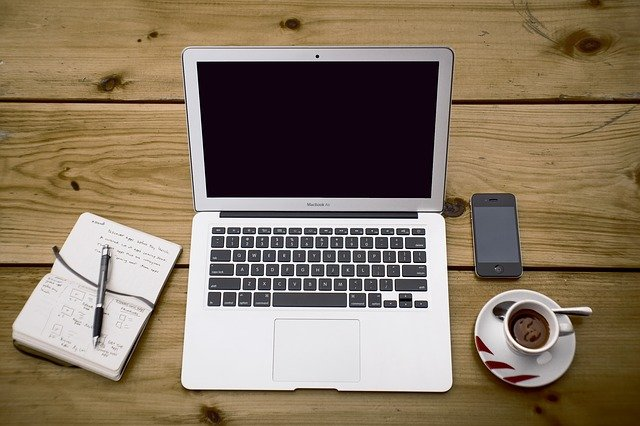
#> input picture yoloimg.jpg, 640 x 426 px, found by its file name
$ jupyter execute --allow-errors '3 - YOLO with OpenCV with NMS.ipynb'
#> lines starting #> are read from the running program, lines starting #| are printed output that depends on the picture
# Upgrade OpenCV in colab

**This upgrade is necessary to use the version 4 of YOLO**

[cell 1]
import numpy as np
import cv2
from google.colab.patches import cv2_imshow # colab do not support cv2.imshow()

# Variables

[cell 2]
ROOT_COLAB = '/content/drive/MyDrive/Colab Notebooks/YOLO'
YOLO_CONFIG = ROOT_COLAB + '/oc_data/'
COCO_LABELS_FILE = YOLO_CONFIG + 'coco.names'
YOLO_CONFIG_FILE = YOLO_CONFIG + 'yolov4.cfg'
YOLO_WEIGHTS_FILE = YOLO_CONFIG + 'yolov4.weights'
LABELS_FROM_FILE = False
IMAGE_FILE = 'yoloimg.jpg'
IMAGE = cv2.imread(ROOT_COLAB + '/' + IMAGE_FILE)
#> IMAGE is the input picture: shape (426, 640, 3); mean B, G, R 97, 118.2, 135.1
CONFIDENCE_MIN = 0.5

# Show image

[cell 3]
# Little function to resize in keeping the format ratio
# Source: https://stackoverflow.com/questions/35180764/opencv-python-image-too-big-to-display
def ResizeWithAspectRatio(_image, width=None, height=None, inter=cv2.INTER_AREA):
#> called with width = 700, inter = 3
    dim = None
    image = _image.copy()
    (h, w) = image.shape[:2]
#> h = 426; w = 640
    if width is None and height is None:
        return image
    if width is None:
        r = height / float(h)
        dim = (int(w * r), height)
    else:
        r = width / float(w)
#> r = 1.09
        dim = (width, int(h * r))
#> dim = (700, 465)
    return cv2.resize(image, dim, interpolation=inter)
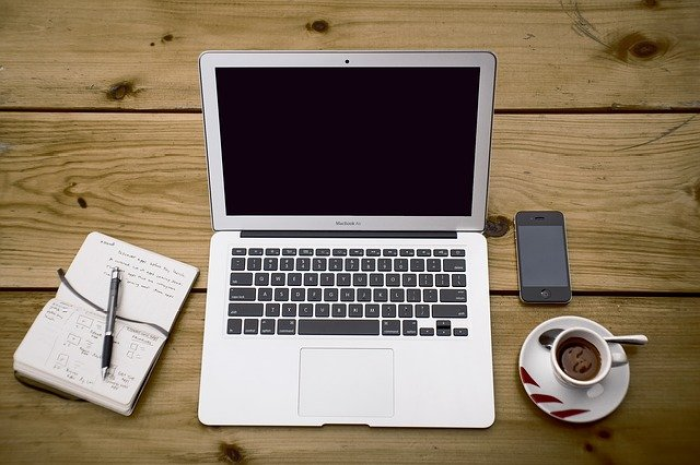
#> returned value: shape (465, 700, 3); mean of channels 0, 1, 2 96.9, 118.1, 135; drawn as B, G, R

cv2_imshow(ResizeWithAspectRatio(IMAGE, width=700))

[cell 4]
(H, W) = IMAGE.shape[:2]
#> H = 426; W = 640
(H, W)
#> Out = (426, 640)

## Read labels (only one in this case)

[cell 5]
with open(COCO_LABELS_FILE, 'rt') as f:
#> (reads oc_data/coco.names from the repository)
    labels = f.read().rstrip('\n').split('\n')

## Color square initialisation (random)

Define for each label an specific color for the quares in the photo.

[cell 6]
np.random.seed(45)
BOX_COLORS = np.random.randint(0, 255, size=(len(labels), 3), dtype="uint8")

# Prepare YOLO / OpenCV

Read the YOLO config & weights. (only for the V3 for the moment)

#> (a cell that did not finish here is left out)

Get the output layer only

#> (a cell that did not finish here is left out)

Prepare the Image (blog) to send it to the YOLO net

[cell 9]
blobimage = cv2.dnn.blobFromImage(IMAGE, 1 / 255.0, (416, 416),	swapRB=True, crop=False)
#> (the rest of this cell did not finish here and is left out)

# Apply YOLO / OpenCV

#> (a cell that did not finish here is left out)

[cell 11]
boxes_detected = []
confidences_scores = []
labels_detected = []

#> (a cell that did not finish here is left out)

## Brut Results

[cell 13]
nb_results = len(boxes_detected)
nb_results

[cell 14]
labels_detected

Use labels names instead ...

[cell 15]
label_names = [labels[i] for i in labels_detected]
label_names

We can see here that we've detected duplicates (same) object like the cell phone (7 detections) whereas there's only one object for each of these classes.

[cell 16]
confidences_scores

Confidences scores are all good (even for the duplicates)

[cell 17]
boxes_detected

[cell 18]
len(boxes_detected)

# Display results in the image

[cell 19]
image = IMAGE.copy()
if nb_results > 0:
  for i in range(nb_results):
    # extract the bounding box coordinates
    (x, y) = (boxes_detected[i][0], boxes_detected[i][1])
    (w, h) = (boxes_detected[i][2], boxes_detected[i][3])
    # draw a bounding box rectangle and label on the image
    color = [int(c) for c in BOX_COLORS[labels_detected[i]]]
    cv2.rectangle(image, (x, y), (x + w, y + h), color, 1)
    score = str(round(float(confidences_scores[i]) * 100, 1)) + "%"
    text = "{}: {}".format(labels[labels_detected[i]], score)
    cv2.putText(image, text, (x, y - 5), cv2.FONT_HERSHEY_SIMPLEX, 0.5, color, 2)

cv2_imshow(ResizeWithAspectRatio(image, width=700))

Boxes seem to overlap ... in fact here we just have to remove the ovelapped boxes !

# Remove useless boxes by apply Non Max Suppression (NMS) technique
Hopefully OpenCV provides a function to Performs non maximum suppression given boxes and corresponding scores

Function cv2.dnn.NMSBoxes with these params:
* bboxes	a set of bounding boxes to apply NMS.
* scores	a set of corresponding confidences.
* score_threshold	a threshold used to filter boxes by score.
* nms_threshold	a threshold used in non maximum suppression.

Applying the NMS technique will return only the selected max value by suppressing the non maximum (low confidence score) overlapping bounding boxes

[cell 20]
final_boxes = cv2.dnn.NMSBoxes(boxes_detected, confidences_scores, 0.5, 0.5)

[cell 21]
final_boxes

[cell 22]
image = IMAGE.copy()
# loop through the final set of detections remaining after NMS and draw bounding box and write text
for max_valueid in final_boxes:
    max_class_id = max_valueid[0]

    # extract the bounding box coordinates
    (x, y) = (boxes_detected[max_class_id][0], boxes_detected[max_class_id][1])
    (w, h) = (boxes_detected[max_class_id][2], boxes_detected[max_class_id][3])

    # draw a bounding box rectangle and label on the image
    color = [int(c) for c in BOX_COLORS[labels_detected[max_class_id]]]
    cv2.rectangle(image, (x, y), (x + w, y + h), color, 1)

    score = str(round(float(confidences_scores[max_class_id]) * 100, 1)) + "%"
    text = "{}: {}".format(labels[labels_detected[max_class_id]], score)
    cv2.putText(image, text, (x, y - 5), cv2.FONT_HERSHEY_SIMPLEX, 0.5, color, 2)

cv2_imshow(ResizeWithAspectRatio(image, width=700))
